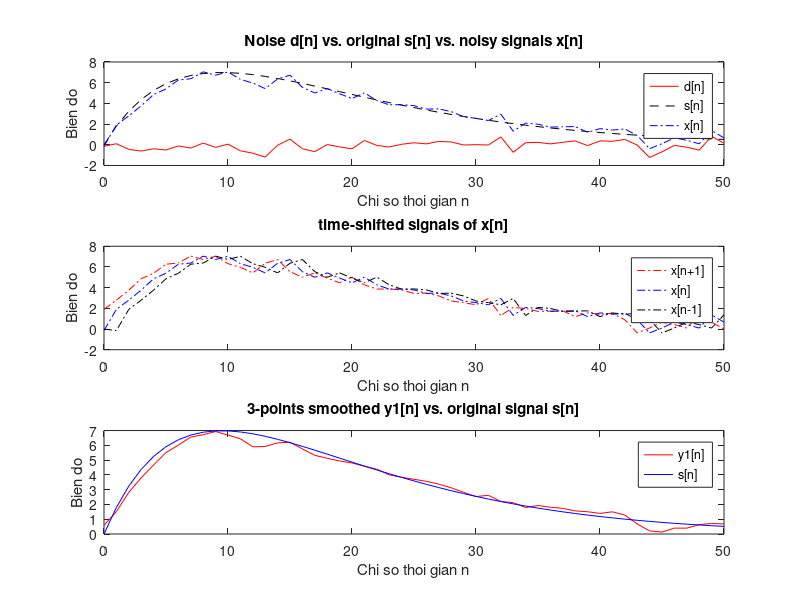
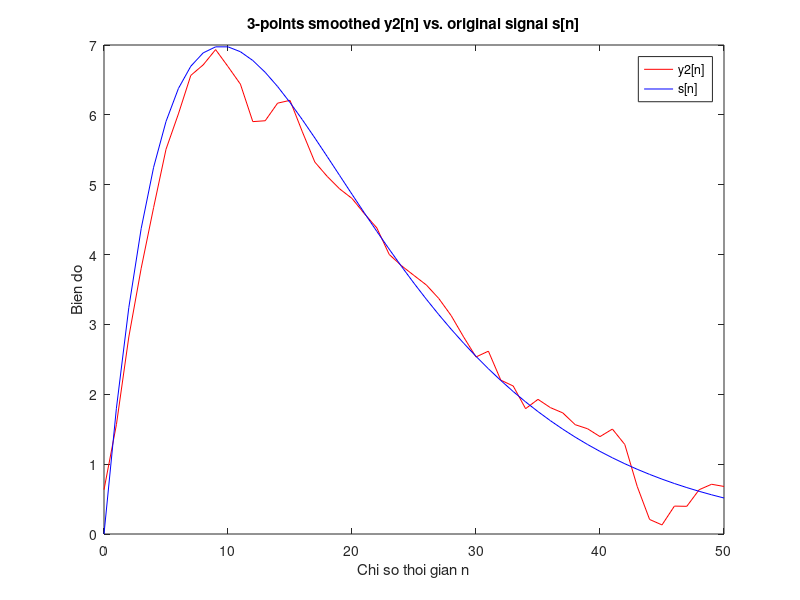
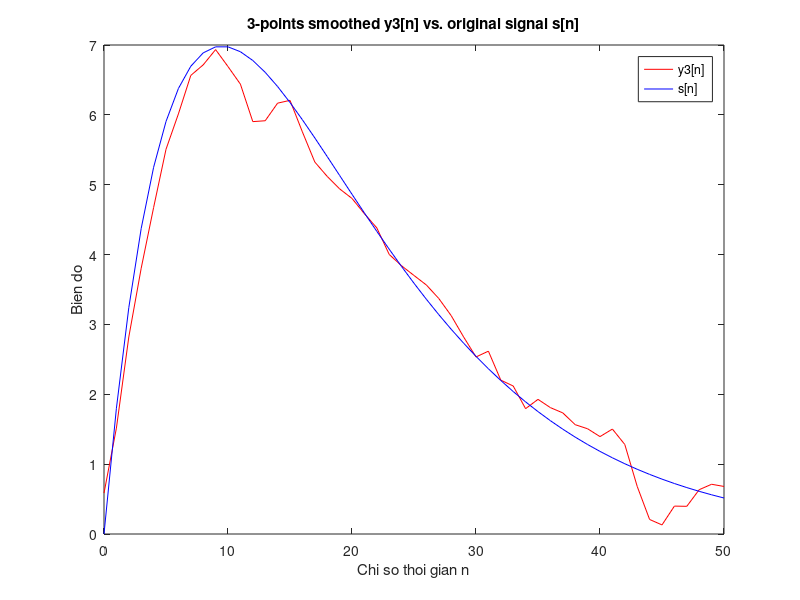
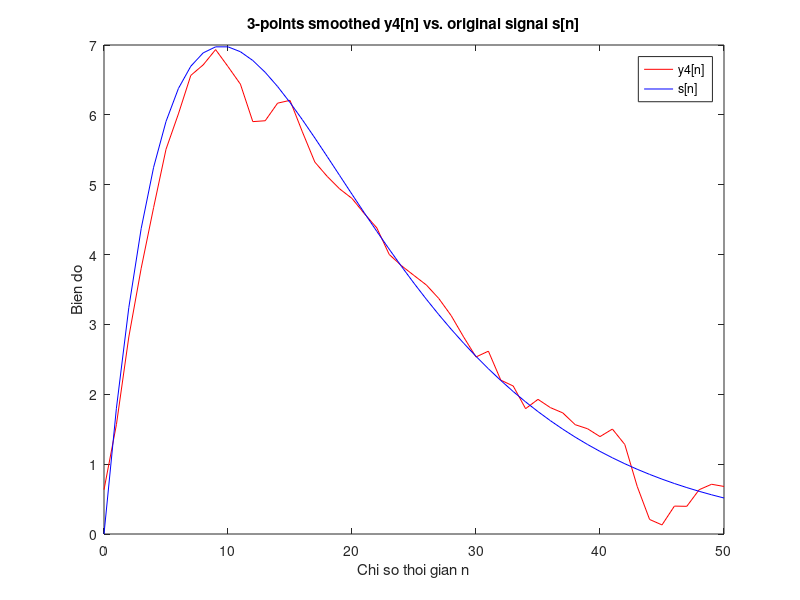

These figures' MATLAB source, in order:
% chuong trinh lam tron 1 tin hieu de khu nhieu 
% dung bo loc lay trung binh cong 3 diem (3-points moving-averaging filter)
% co PTSP: y[n] = 1/3(x[n-1]+x[n]+x[n+1])
% problem statement: co tin hieu bi lan voi nhieu x[n], di khoi phuc lai
% tin hieu goc s[n] (an trong x[n])
% ky vong KQ: y[n] cang giong s[n] cang tot

% sinh tin hieu bi lan voi nhieu cong (additive noise)
clear all;
clf;                            % clear figures
L = 51;                         % do dai tin hieu
n = 0:L-1;                      % bien thoi gian roi rac
d = 0.5*randn(1,L);             % sinh tin hieu Gausian noise d[n] (0.5 la bien do nhieu)
s = 2*n.*(0.9.^n);              % sinh tin hieu goc s[n] = 2n(0.9)^n
x = s + d;                      % tin hieu co nhieu x[n]=s[n]+d[n]

% problem: co tin hieu bi nhieu x[n], di khoi phuc lai tin hieu goc s[n]
figure(1)                    
hold on
subplot(3,1,1)                 
plot(n,d,'r-',n,s,'k--',n,x,'b-.'); % ve do thi d[n],s[n],x[n]
xlabel('Chi so thoi gian n');
ylabel('Bien do');
legend('d[n]','s[n]','x[n]');
title('Noise d[n] vs. original s[n] vs. noisy signals x[n]');

% cach 1: cai dat he thong bang cach dich thoi gian va tinh
% TBC cua 3 tin hieu
x1 = [x(2:L), 0]        % x1[n] = x[n+1]
x2 = [x]                  % x2[n] = x[n]
x3 = [0, x(1:L-1)]    % x3[n] = x[n-1]

subplot(3,1,2)
% ve do thi x[n-1],x[n],x[n+1]
plot(n,x1,'r-.',n,x2,'b-.',n,x3,'k-.');
xlabel('Chi so thoi gian n');
ylabel('Bien do');
legend('x[n+1]','x[n]','x[n-1]');
title('time-shifted signals of x[n]');

y1 = 1/3*(x1+x2+x3)     % lenh cai dat he thong
subplot(3,1,3)
% ve do thi y1[n] vs. s[n]
plot(n,y1(1:L),'r-',n,s(1:L),'b-');
xlabel('Chi so thoi gian n');
ylabel('Bien do');
legend('y1[n]','s[n]');
title('3-points smoothed y1[n] vs. original signal s[n]');

% cach 2: cai dat he thong bang cach dung ham tinh tong chap conv()
% ghep noi tiep he som 1 don vi va he lay TB cong nhan qua
h = 1/3 * ones(1,3);    % h[n] = [1/3, 1/3, 1/3]
y2 = conv(x1, h);         % y2[n] = x1[n] * h[n]
% ve do thi y2[n] vs. s[n]
figure(2)
plot(n,y2(1:L),'r-',n,s(1:L),'b-');
xlabel('Chi so thoi gian n');
ylabel('Bien do');
legend('y2[n]','s[n]');
title('3-points smoothed y2[n] vs. original signal s[n]');


% cach 3: dung vong lap (hieu n l? mot chi so mau nao do)
% PUT YOUR CODE HERE
N=3;
y3 = x; %khoi tao gia tri tin hieu y
frame = 1:N; % tao truc thoi gian tin hieu cua so co chieu dai N
    for k = 1:length(x) % k chay tu 1 den chieu dai cua tin hieu x
        for i = 1:N %i chay tu 1 den N
            if(k < ceil(N/2))
            %xet gia tri tin hieu cua so temp ben trai tin hieu x
                if(i < ceil(N/2)-k+1) % i < phan tu giua cua frame
                    frame(i) = 0;
                else
                    frame(i) = x(k+i-ceil(N/2)); % i > phan tu giua cua frame
                end
            else
            %xet gia tri tin hieu cua so ben phai tin hieu frame
                if(k > length(x) - ceil(N/2) + 1)
                %i < phan tu giua cua frame
                    if(i < length(x) + ceil(N/2) - k + 1)
                        frame(i) = x(k-ceil(N/2) + i);
                    else
                        frame(i) = 0; %i > phan tu giua cua frame
                    end
                else
                %xet tin hieu frame chay o giua x.
                    frame(i) = x(k-ceil(N/2)+i);
                end
            end
        end
     y3(k) = 1/3*sum(frame);
    end
figure(3)
plot(n,y3(1:L),'r-',n,s(1:L),'b-');
xlabel('Chi so thoi gian n');
ylabel('Bien do');
legend('y3[n]','s[n]');
title('3-points smoothed y3[n] vs. original signal s[n]');


% cach 4: dung filter
%h=[1/3 1/3 1/3]
y4 = filter(h,1,x1);
figure(4)
plot(n,y4(1:L),'r-',n,s(1:L),'b-');
xlabel('Chi so thoi gian n');
ylabel('Bien do');
legend('y4[n]','s[n]');
title('3-points smoothed y4[n] vs. original signal s[n]');

% ve do thi xep chong y1[n] va y2[n] y3[n] y[4] de test
figure(5)
hold on
plot(n,y1(1:L),'r--',n,y2(1:L),'b-.',n,y3(1:L),'g-.',n,y4(1:L),'m-.');
xlabel('Chi so thoi gian n');
ylabel('Bien do');
legend('y1[n]','y2[n]','y3[n]','y4[n]');
title('So sanh 4 cach');






